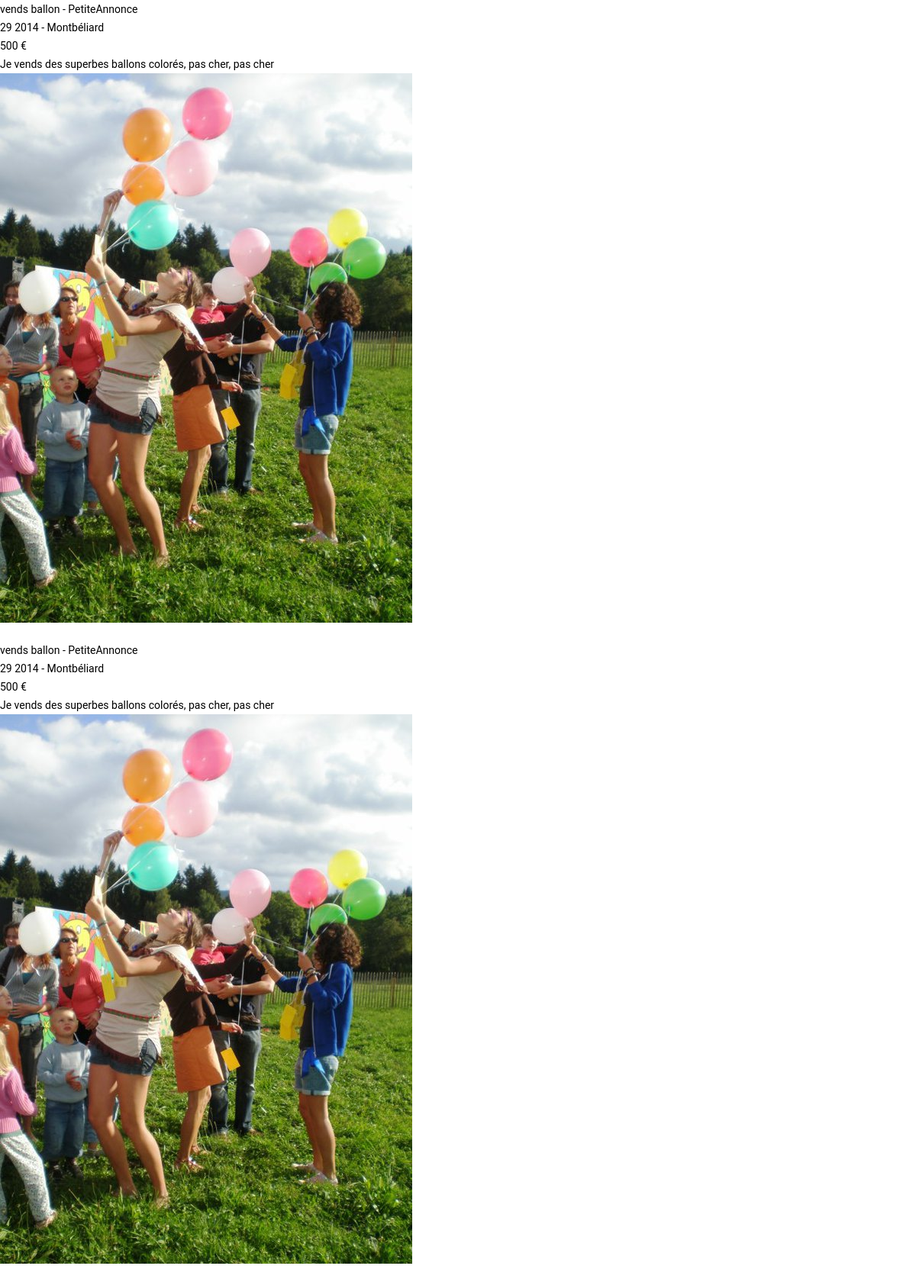
Screenshot of /petitesannonces.php with the database file from the repository.
### tables this page shows
CREATE TABLE IF NOT EXISTS `Annonce` (
  `IdAnn` int(11) NOT NULL AUTO_INCREMENT,
  `TitreAnn` varchar(100) DEFAULT NULL,
  `PrixAnn` decimal(10,0) DEFAULT NULL,
  `DateAnn` date DEFAULT NULL,
  `DescrAnn` text,
  `CatAnn` varchar(15) DEFAULT NULL,
  `IdMembre` int(11) NOT NULL,
  `IdLocal` int(11) NOT NULL,
  PRIMARY KEY (`IdAnn`)
);

CREATE TABLE IF NOT EXISTS `Localisation` (
  `IdLocal` int(11) NOT NULL AUTO_INCREMENT,
  `VilleLocal` varchar(50) DEFAULT NULL,
  `CodePostLocal` varchar(5) DEFAULT NULL,
  PRIMARY KEY (`IdLocal`)
);

### petitesannonces.php (the view, shortened to what this page needs)
<!DOCTYPE html>
<html>
	<head>
		<link rel="stylesheet" type="text/css" href="style.css" />
	</head>
	<body>
		<div id="content">
		<?php
			include("connect_bdd.php");
			$requetEvenements = "SELECT Annonce.IdAnn, Annonce.TitreAnn, Annonce.PrixAnn, Annonce.CatAnn, Annonce.DescrAnn, Localisation.VilleLocal, Annonce.DateAnn, Image.UrlImage FROM Annonce, Localisation, Image, Membre WHERE Localisation.IdLocal=Annonce.IdLocal AND Image.IdAnn=Annonce.IdAnn AND CatAnn='PetiteAnnonce'";
			$resultEvenements = mysql_query($requetEvenements) or die ("Erreur de la base de données.");
			while($evenements = mysql_fetch_row($resultEvenements)) {
				echo "<a href='annonce.php?id=".$evenements[0]."'>".$evenements[1]." - ".$evenements[3]."<br />".datefr($evenements[6])." - ".$evenements[5]."<br />".$evenements[2]." €<br />".$evenements[4]."</a> <br />";
				echo "<img src='imgAnnonce/".$evenements[7].".jpg'/><br />";
			}
			function datefr($date) {
				$split = split("-",$date);
				$annee = $split[0];
				$mois = $split[1];
				$jour = $split[2];
				$moisfr = array("","Janvier","Février","Mars","Avril","Mai","Juin","Juillet","Août","Septembre","Octobre","Novembre","Décembre");
				return "$jour"." "."$moisfr[$mois]"." "."$annee";
			}
		?>
		</div>
	</body>
</html>

### connect_bdd.php (shortened to what this page needs)
<!DOCTYPE html>
<html>
	<head>
	</head>
	<body>
	</body>
</html>

### ipress/style.css (style rules this page uses)
html, body, div, span, applet, object, iframe, h1, h2, h3, h4, h5, h6, p, blockquote, pre, a, abbr, acronym, address, big, cite, code, del, dfn, em, img, ins, kbd, q, s, samp, small, strike, strong, sub, sup, tt, var, b, u, i, center, dl, dt, dd, ol, ul, li, fieldset, form, label, legend, table, caption, tbody, tfoot, thead, tr, th, td, article, aside, canvas, details, embed, figure, figcaption, footer, header, hgroup, menu, nav, output, ruby, section, summary, time, mark, audio, video { margin: 0; padding: 0; border: 0; font-size: 100%; font: inherit; vertical-align: baseline; }
article, aside, details, figcaption, figure, footer, header, hgroup, menu, nav, section, img { display: block; }
body { line-height: 1; }
* { outline: none; padding: 0px; margin: 0px }
body { margin: 0 auto; color: #7A7A7A; line-height: 24px; font-family: "Roboto", Helvetica, Tahoma, Arial; font-weight: 400; font-size: 14px }
img { border: none; max-width: 100%; }
a { color: #000; text-decoration: none; -webkit-transition: color 0.1s ease-in-out; transition: color 0.1s ease-in-out; }

### rows the page displays
annonce: TitreAnn "vends ballon", CatAnn "PetiteAnnonce", DateAnn "29 2014", IdLocal.VilleLocal "Montbéliard", PrixAnn "500", DescrAnn "Je vends des superbes ballons colorés, pas cher, pas cher", shows a picture
